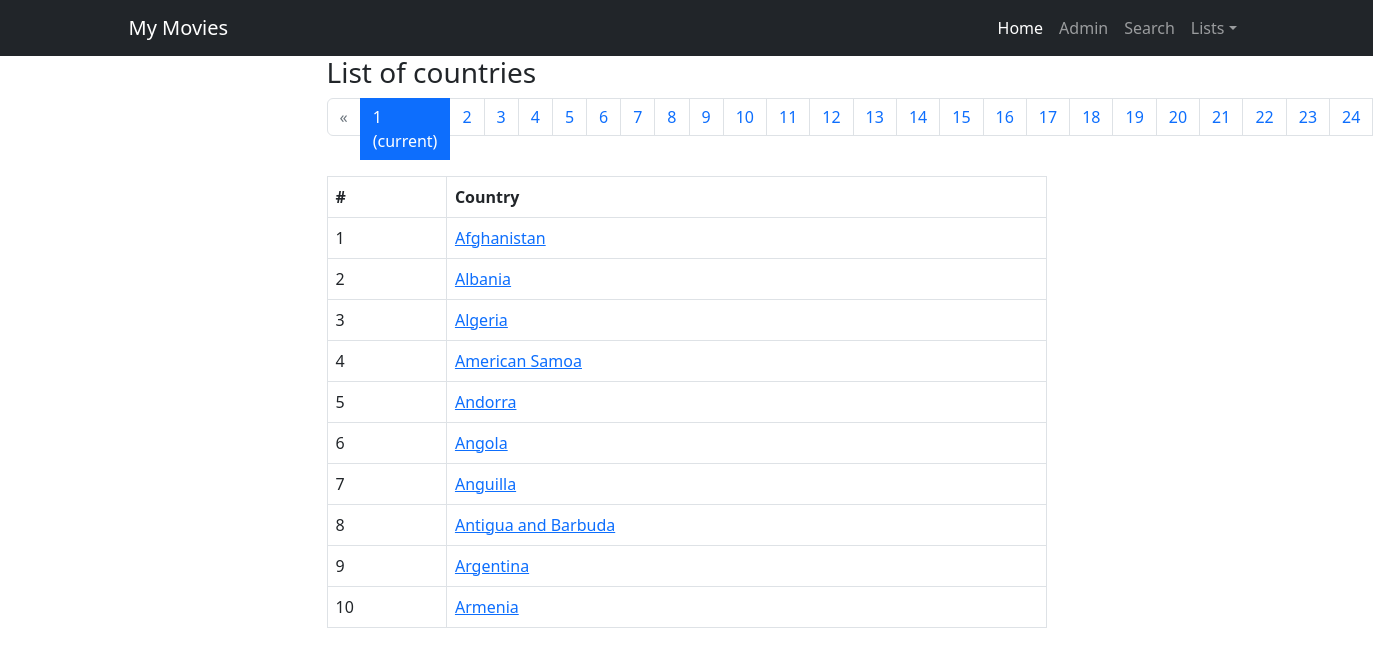
The page /movieapp/country_list/ on the database its author committed.
### movieapp/models.py (models this page shows)
class Country(models.Model):
    common = models.CharField(max_length=80)
    official = models.CharField(max_length=80)
    capital = models.CharField(max_length=80)
    region = models.CharField(max_length=80)
    subregion = models.CharField(max_length=80, null=True, blank=True) # kui datas väli puudub siis on null
    flag = models.CharField(max_length=250)
    maps = models.CharField(max_length=250)
    class Meta: # on Country alam klass
        ordering = ["common"]  # sorteerib tabeli lastname ja siis firstname järgi
        verbose_name_plural = "countries" # et nätaks mitmuses
    def __str__(self): # et ei näitaks nimesid mitte objekt 1, objekt 2 jne
        return self.common # näitab ühte veergu loetava nimega

### movieapp/views.py (the view)
# urls.py: path("country_list/", views.CountyListView.as_view(), name="country_list"),
class CountyListView(ListView):
    model = Country
    queryset = Country.objects.order_by("common")
    context_object_name = "countries"  # rida mis def muutuja et saaks for loobis kasut listi tähisena countries, muidu object_list oleks
    paginate_by = 10  # mitu rida lehel kuvab

### movieapp/templates/movieapp/country_list.html (shortened to what this page needs)
{% extends "base.html" %}
{% block content %}
    <div class="container">
        <div class="row">
            <div class="col-8 mx-auto">
                <h3>List of countries</h3>
                {% if is_paginated %}
                    <ul class="pagination">
                        {% if page_obj.has_previous %}
                            <li class="page-item"><a class="page-link" href="?page={{ page_obj.previous_page_number }}">&laquo;</a>
                            </li>
                        {% else %}
                            <li class="page-item disabled"><span class="page-link">&laquo;</span></li>
                        {% endif %}
                        {% for i in paginator.page_range %}
                            {% if page_obj.number == i %}
                                <li class="page-item active" aria-current="page">
                                    <span class="page-link">{{ i }} <span class="sr-only">(current)</span></span>
                                </li>
                            {% else %}
                                <li class="page-item"><a class="page-link" href="?page={{ i }}">{{ i }}</a></li>
                            {% endif %}
                        {% endfor %}
                    </ul>
                {% endif %}
                <table class="table table-bordered">
                    <thead>
                        <tr>
                            <th>#</th>
                            <th>Country</th>
                        </tr>
                    </thead>
                    <tbody>
                        {% for country in countries %}
                            <tr>
                            <td>{{ page_obj.start_index|add:forloop.counter0 }}</td>
                            <td><a href="{% url "movieapp:country_detail" pk=country.id %}">{{ country }}</a></td>
                            </tr>
                        {% endfor %}
                    </tbody>
                </table>
            </div>
        </div>
    </div>
{% endblock %}

### templates/base.html (shortened to what this page needs)
{% load static %}
<!DOCTYPE html>
<html lang="en">
    <head>
        <link href="{% static "css/styles.css" %}" rel="stylesheet" />
    </head>
    <body>
       {% include "menu.html" %}
        <div class="container">
            {% block content %}
            {% endblock %}
        </div>
    </body>
</html>

### templates/menu.html (shortened to what this page needs)
        <nav class="navbar navbar-expand-lg navbar-dark bg-dark">
            <div class="container">
                <a class="navbar-brand" href="#">My Movies</a>
                <div class="collapse navbar-collapse" id="navbarSupportedContent">
                    <ul class="navbar-nav ms-auto mb-2 mb-lg-0">
                        <li class="nav-item"><a class="nav-link active" aria-current="page" href="{% url "movieapp:index" %}">Home</a></li>
                        <li class="nav-item"><a class="nav-link" href="/admin">Admin</a></li>
                        <li class="nav-item"><a class="nav-link" href="{% url "movieapp:search" %}">Search</a></li>
                        <li class="nav-item dropdown">
                            <a class="nav-link dropdown-toggle" id="navbarDropdown" href="#" role="button" data-bs-toggle="dropdown" aria-expanded="false">Lists</a>
                        </li>
                    </ul>
                </div>
            </div>
        </nav>

### rows shown on the page
Country: start_index|add "1", common "Afghanistan"
Country: start_index|add "2", common "Albania"
Country: start_index|add "3", common "Algeria"
Country: start_index|add "4", common "American Samoa"
Country: start_index|add "5", common "Andorra"
Country: start_index|add "6", common "Angola"
Country: start_index|add "7", common "Anguilla"
Country: start_index|add "8", common "Antigua and Barbuda"
Country: start_index|add "9", common "Argentina"
Country: start_index|add "10", common "Armenia"

### other values the page prints
{{ i }} "1"
{{ i }} "2" "3" "4" "5" "6" "7" "8" "9" "10" "11" "12" "13" "14" "15" "16" "17" "18" "19" "20" "21" "22" "23" "24"
